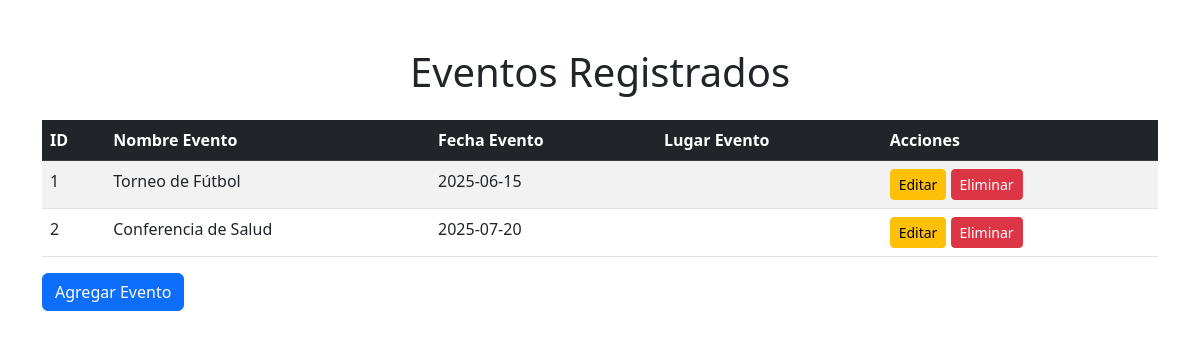
The app's page /vista/lista_eventos.php with its own data.
### tables this page shows
CREATE TABLE eventos (
    id_evento INT AUTO_INCREMENT PRIMARY KEY,
    nombre_evento VARCHAR(255) NOT NULL,
    descripcion TEXT NOT NULL,
    fecha_evento DATE NOT NULL,
    lugar VARCHAR(255) NOT NULL
);

### config/db_config.php (called while the page is built, shortened)
<?php
class Conexion {
    private $servidor = 'localhost';
    private $usuario = 'root';
    private $password = 'curso';
    private $base_datos = 'club_deportivo';
    public function __construct() {
        $this->conexion = new mysqli($this->servidor, $this->usuario, $this->password, $this->base_datos);
    }
}
?>

### controlador/EventoController.php (called while the page is built, shortened)
<?php
require_once '../modelo/class_evento.php';
class EventoController {
    private $modelo;
    public function __construct() {
        $this->modelo = new Evento();
    }
    public function listarEventos() {
        return $this->modelo->obtenerEventos();
    }
}
?>

### modelo/class_evento.php (called while the page is built, shortened)
<?php
require_once '../config/db_config.php';
class Evento {
    private $conexion;
    public function __construct() {
        $this->conexion = new Conexion();
    }
    public function obtenerEventos() {
        $query = "SELECT * FROM eventos";
        $resultado = $this->conexion->conexion->query($query);
        $eventos = [];
        while ($fila = $resultado->fetch_assoc()) {
            $eventos[] = $fila;
        }
        return $eventos;
    }
}
?>

### vista/lista_eventos.php (the view, shortened to what this page needs)
<?php
require_once '../controlador/EventoController.php';
$controller = new EventoController();
$eventos = $controller->listarEventos();
?>
<!DOCTYPE html>
<html lang="es">
<head>
    <link href="https://cdn.jsdelivr.net/npm/bootstrap@5.3.0/dist/css/bootstrap.min.css" rel="stylesheet">
</head>
<body>
<div class="container mt-5">
    <h1 class="text-center mb-4">Eventos Registrados</h1>
    <table class="table table-striped">
        <thead class="table-dark">
            <tr>
                <th>ID</th>
                <th>Nombre Evento</th>
                <th>Fecha Evento</th>
                <th>Lugar Evento</th>
                <th>Acciones</th>
            </tr>
        </thead>
        <tbody>
            <?php foreach ($eventos as $evento): ?>
            <tr>
                <td><?= $evento['id_evento'] ?></td>
                <td><?= $evento['nombre_evento'] ?></td>
                <td><?= $evento['fecha_evento'] ?></td>
                <td><?= $evento['lugar_evento'] ?></td>
                <td>
                    <a href="editar_evento.php?id=<?= $evento['id_evento'] ?>" class="btn btn-warning btn-sm">Editar</a>
                    <a href="eliminar_evento.php?id=<?= $evento['id_evento'] ?>" class="btn btn-danger btn-sm">Eliminar</a>
                </td>
            </tr>
            <?php endforeach; ?>
        </tbody>
    </table>
    <a href="alta_evento.php" class="btn btn-primary">Agregar Evento</a>
</div>
</body>
</html>

### records on screen
eventos: id_evento "1", nombre_evento "Torneo de Fútbol", fecha_evento "2025-06-15"
eventos: id_evento "2", nombre_evento "Conferencia de Salud", fecha_evento "2025-07-20"
